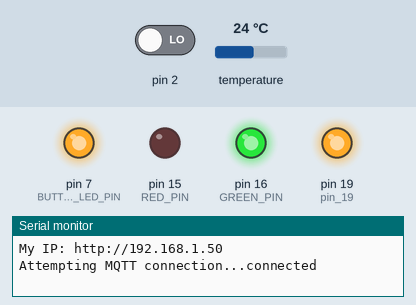
This sketch was run on a simulated Arduino Uno, built with avr-gcc and run on an emulated ATmega328P. On the bench: output pins drawn as LEDs (lit = HIGH), the last lines printed to the serial monitor. Inputs (shaded band) come from the test bench; at power-on: temperature 24 °C, pin 2 LOW. WiFi joins after 1.5 s; servers stay silent unless stated; no MQTT or app messages arrive unless stated; pins used as bus, display or sensor lines are not drawn.

Above: at 7.2 s.
7.3 s: temperature set to 16.3 °C
10.9 s: temperature set to 15.4 °C
At 12.2 s:
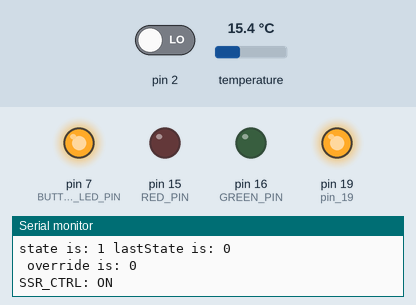
14.5 s: temperature set to 20.6 °C
16.0 s: temperature set to 21.8 °C
At 16.5 s:
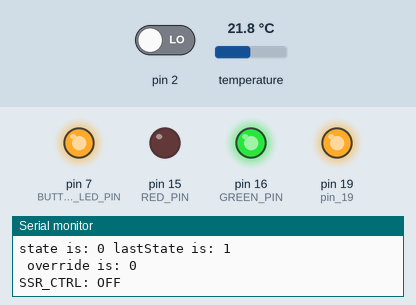
17.5 s: temperature set to 12 °C
At 18.7 s:
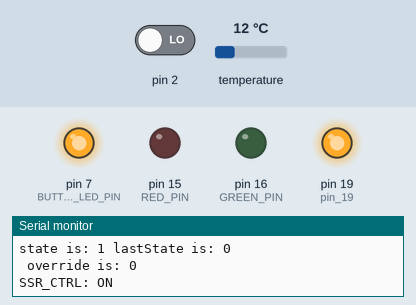
Timing chart, 0 to 20.0 s (numbered marks = the images above; inputs shaded):
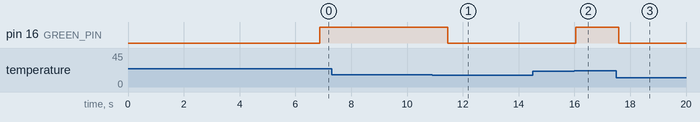

The sketch:

Heater.ino
```cpp
/*
   Heater.ino
*/
/*--------------------------- Configuration ------------------------------*/
//
#define DEBUG_ON   // comment out to supress serial monitor output
//
#ifdef DEBUG_ON
#define DEBUG_PRINT(x)   Serial.print(x)
#define DEBUG_PRINTLN(x) Serial.println(x)
#define SERIAL_START(x)  Serial.begin(x)
#else
#define DEBUG_PRINT(x)
#define DEBUG_PRINTLN(x)
#define SERIAL_START(x)
#endif
/* Network config */
#define ENABLE_DHCP                 true   // true/false
#define MAC_DS                      true   // true/false If use DS for MAC then make following false
#define ENABLE_MAC_ADDRESS_ROM      false   // true/false
#define MAC_I2C_ADDRESS             0x50   // Microchip 24AA125E48 I2C ROM address
//
// Important - Change following for each different device!!
static uint8_t mac[] = { 0xDE, 0xAD, 0xBE, 0xEF, 0xFE, 0xED };  // Set if no MAC ROM
static uint8_t ip[] = { 192, 168, 62, 31 }; // Use if DHCP disabled. Ensure on correct network. Updated 4th August 2017.
/* MQTT config */
//IPAddress broker(192, 168, 62, 65);       // Address of the MQTT broker - "spunkmeyer.theatrix.priv"
static uint8_t broker[] = { 192, 168, 62, 65 };
// Topic base for all comms from this device.
#define TOPICBASE "Home/Sneezy/"


// Include the libraries we need
#include <SPI.h>
#include "Ethernet.h"
#include "Wire.h"
#include <PubSubClient.h>
#include <OneWire.h>
#include <DallasTemperature.h>

#define ONE_WIRE_BUS 5  // Data wire is plugged into port 2 on the Arduino
OneWire oneWire(ONE_WIRE_BUS);  // Setup a oneWire instance to communicate with any OneWire devices (not just Maxim/Dallas temperature ICs)
DallasTemperature sensors(&oneWire);  // Pass our oneWire reference to Dallas Temperature.

/*--------------------------- Variables ------------------------------*/
float tempValue;
bool override = false;  // OVER_RIDE or MANUAL
typedef enum {
  HEAT_OFF, HEAT_ON, OVER_RIDE
} HeaterStates;
//
HeaterStates state = HEAT_OFF;
HeaterStates lastState;
volatile bool buttonPushed = false;
//volatile boolean FLAG = false;
//unsigned long last_button_time = 0;
byte confSetTemp = 18;
unsigned long confTempDelay = 10000;    // Default temperature publish delay.
unsigned long LastTempMillis = 0;       // Stores the last millis() for determining update delay.
# define HYSTERESIS 2
# define SSR_PIN 6
# define BUTTON_LED_PIN 7
//bool SENT_SSR_STATUS = false;

# define RED_PIN 15 // analogPin A1
# define GREEN_PIN 16 // analogPin A2
# define BLUE_PIN 17  // analogPin A3

//Start MQTT goodness
void callback(char* topic, byte* payload, unsigned int length) {
  payload[length] = '\0';    // Hack to be able to use this as a char string.

  if (strstr(topic, TOPICBASE "Config/"))
  {
    if (strstr(topic, "setTemp")) {
      confSetTemp = atoi((const char *)payload);
      //
      DEBUG_PRINT(F("Set temperature is now: "));
      //DEBUG_PRINTLN(confSetTemp, DEC);
      DEBUG_PRINTLN(confSetTemp);
    }
    else if (strstr(topic, "TempDelay")) {
      confTempDelay = atoi((const char *)payload);
      DEBUG_PRINT(F("Temperature send delay is now "));
      //DEBUG_PRINTLN(confSetTemp, DEC);
      DEBUG_PRINT(confTempDelay);
      DEBUG_PRINTLN(" milliSeconds.");
    }

    /*else if (strstr(topic, "CheckDelay"))
      confCheckDelay = atoi((const char *)payload);

      else if (strstr(topic, "LuxDelay"))
      confLuxDelay = atoi((const char *)payload);
    */
  }
}

// Initialize the Ethernet client library
EthernetClient ethClient;
PubSubClient mqttClient( broker, 1883, callback, ethClient); // MQTT object

void PushButton() // Interrupt Service Routine (ISR) with debounce
{
  static unsigned long last_interrupt_time = 0;
  unsigned long interrupt_time = millis();
  //check to see if increment() was called in the last 250 milliseconds
  if (interrupt_time - last_interrupt_time > 250)
  {
    buttonPushed = true;
  }
  last_interrupt_time = interrupt_time;
}  // end of isr

#ifdef ENABLE_MAC_ADDRESS_ROM
/*
   Required to read address from DS device, create MAC
*/
void ethernetFromDS() {
  byte i;
  byte dsAddress[8];
  delay( 500 );

  DEBUG_PRINT ("Searching for DS18B20...");
  oneWire.reset_search();
  if ( !oneWire.search(dsAddress) )
  {
    DEBUG_PRINTLN("none found. Using specified MAC Address.");
  }
  else {
    DEBUG_PRINT( "Success! \nSetting MAC address...." );
    mac[1] = dsAddress[3];
    mac[2] = dsAddress[4];
    mac[3] = dsAddress[5];
    mac[4] = dsAddress[6];
    mac[5] = dsAddress[7];
  }
}
#endif

void reconnect() {
  // Loop until we're reconnected
  while (!mqttClient.connected()) {
    DEBUG_PRINT("Attempting MQTT connection...");
    // Attempt to connect
    if (mqttClient.connect("SneezyClient", (char *)TOPICBASE "State", 1, 0, "DEAD")) {
      //if (mqttClient.connect("SleepyClient")) {
      DEBUG_PRINTLN("connected");
      // Once connected, publish an announcement...
      Publish((char *)"State", (char *)"BOOTUP");
      // ... and resubscribe
      // Subscribe to enable bi-directional comms.
      mqttClient.subscribe(TOPICBASE "Config/#");  // Allow bootup config fetching using MQTT persist flag!
      //mqttClient.subscribe(TOPICBASE "Put/#");     // Send commands to this device, use Home/<device_name>/Get/# for responses.
    } else {
      DEBUG_PRINT("failed, rc=");
      DEBUG_PRINT(mqttClient.state());
      DEBUG_PRINTLN(" try again in 5 seconds");
      // Wait 5 seconds before retrying
      digitalWrite(BLUE_PIN, HIGH);
      delay(5000);
      digitalWrite(BLUE_PIN, LOW);
    }
  }
}

/*
   The setup function. We only start the sensors here
*/
void setup(void)
{
  //Serial.begin(9600); // start serial port
  SERIAL_START(9600);

  DEBUG_PRINTLN(F("Heater.ino by <r0kdu5t@theatrix.org.nz>"));
  //Serial.println( F("Heater.ino by <r0kdu5t@theatrix.org.nz>"));

  // Info String in Flash
  Serial.print( F("Compiled: "));
  Serial.print( F(__DATE__));
  Serial.print( F(", "));
  Serial.println( F(__TIME__));
  //Serial.print( F(", "));
  //Serial.println( F(__FILE__));
  delay(2000);

  /*
     Enable interrupt 0 which uses pin 2
     jump to the pButton function on rising edge
  */
  pinMode(2, INPUT);
  attachInterrupt(digitalPinToInterrupt(2), PushButton, RISING);

  // Setup SSR control pin.
  pinMode(SSR_PIN, OUTPUT);
  digitalWrite(SSR_PIN, LOW); // Turn 'Off' SSR.

  // Setup PushButton LED pin.
  pinMode(BUTTON_LED_PIN, OUTPUT);
  digitalWrite(BUTTON_LED_PIN, HIGH); // Turn 'Off' PushButton LED.

  // Setup the output status LEDs.
  byte i;
  for ( i = 15; i < 17; i++) {
    pinMode(i, OUTPUT);
    //sensors[sensorId].status_output
    digitalWrite(i, LOW); // Turn 'Off' LED.
  }

  // Setup PushButton PWR pin work-a-round
  pinMode(19, OUTPUT);    // pin 19 = A5
  digitalWrite(19, HIGH); // Turn 'On' PushButton PWR.

  //Start Ethernet using mac formed from DS
  if ( MAC_DS == true )
  {
    DEBUG_PRINTLN(F("Getting MAC address from DS: "));
    ethernetFromDS();
  }

  /*
     DEBUG - Stuff
  */
  /*  // What are my variable values
    Serial.println();
    Serial.println(confSetTemp, DEC);
    Serial.println(HYSTERESIS, DEC);
    Serial.println();
    //delay(2000);
  */
  if ( ENABLE_MAC_ADDRESS_ROM == true )
  {
    Wire.begin(); // Wake up I2C bus
    Serial.print(F("Getting MAC address from ROM: "));
    mac[0] = readRegister(0xFA);
    mac[1] = readRegister(0xFB);
    mac[2] = readRegister(0xFC);
    mac[3] = readRegister(0xFD);
    mac[4] = readRegister(0xFE);
    mac[5] = readRegister(0xFF);
  } else {
    Serial.print(F("Using static MAC address: "));
  }
  // Print the IP address
  char tmpBuf[17];
  sprintf(tmpBuf, "%02X:%02X:%02X:%02X:%02X:%02X", mac[0], mac[1], mac[2], mac[3], mac[4], mac[5]);
  DEBUG_PRINTLN(tmpBuf);

  // setup the Ethernet library to talk to the Wiznet board
  if ( ENABLE_DHCP == true )
  {
    Ethernet.begin(mac);      // Use DHCP
  } else {
    Ethernet.begin(mac, ip);  // Use static address defined above
  }
  delay(2000); // Delay 2 seconds - allow Ethernet to come up,
  // Print IP address:
  Serial.print(F("My IP: http://"));
  for (byte thisByte = 0; thisByte < 4; thisByte++) {
    // print the value of each byte of the IP address:
    Serial.print(Ethernet.localIP()[thisByte], DEC);
    if ( thisByte < 3 )
    {
      Serial.print(".");
    }
  }
  DEBUG_PRINTLN();
  // Start up the library
  sensors.begin();
}

/*
   Main function, get and show the temperature
*/
void loop(void)
{
  if (!mqttClient.connected()) {
    reconnect();
  }
  mqttClient.loop();

  sensors.requestTemperatures(); // Send the command to get temperatures

  tempValue = sensors.getTempCByIndex(0); // Get value from sensor

  if (confTempDelay && (millis() - LastTempMillis > confTempDelay))
  {
    LastTempMillis = millis();
    DEBUG_PRINT(F("Temperature: "));
    DEBUG_PRINTLN(tempValue);
    //Serial.print((int)temperature);
    PublishFloat((char *)"Temperature", tempValue); // Publish temperature value on topic
  }
  // Check if sensed value is less than set value minus HYSTERESIS
  if ((int)tempValue < (confSetTemp - HYSTERESIS))
  {
    // Turn On Output
    state = HEAT_ON;
    // COLD - blue
    digitalWrite(RED_PIN, LOW);
    digitalWrite(GREEN_PIN, LOW);
    digitalWrite(BLUE_PIN, HIGH);
    // Check if sensed value is more than set value plus HYSTERESIS
  }
  else if ((int)tempValue > (confSetTemp + HYSTERESIS))
  {
    // Turn Off Output
    state = HEAT_OFF;
    // TEMP OK - green
    digitalWrite(RED_PIN, LOW);
    digitalWrite(GREEN_PIN, HIGH);
    digitalWrite(BLUE_PIN, LOW);
  }
/*
  else
  {
    // ISH - yellow
    //slowToggleLED(RED_PIN);
    digitalWrite(RED_PIN, LOW);
    digitalWrite(GREEN_PIN, LOW);
    digitalWrite(BLUE_PIN, LOW);
    }
*/
  if (buttonPushed == true)
  {
    // interrupt has occurred
    DEBUG_PRINTLN(F("Button Pressed"));
    //
    if (state == HEAT_OFF)
    {
      state = OVER_RIDE;
      /*
      digitalWrite(RED_PIN, HIGH);
      digitalWrite(GREEN_PIN, LOW);
      digitalWrite(BLUE_PIN, LOW);
      */
      override = true;
    }
    else if (state == OVER_RIDE || state == HEAT_ON)
    {
      state = HEAT_OFF;
      /*
      digitalWrite(RED_PIN, LOW);
      digitalWrite(GREEN_PIN, LOW);
      digitalWrite(BLUE_PIN, LOW);
      */
      override = false;
    }
    buttonPushed = false;
  }

  // HEAT_OFF, HEAT_ON, OVER_RIDE
  if (state != lastState)
  {
    DEBUG_PRINT(F("state is: "));
    DEBUG_PRINT(state);
    DEBUG_PRINT(F(" lastState is: "));
    DEBUG_PRINTLN(lastState);
    DEBUG_PRINT(F(" override is: "));
    DEBUG_PRINTLN(override);
  }

  if (state == OVER_RIDE)
  {
    //slowToggleLED(BUTTON_LED_PIN);
    //override = true;
    state = HEAT_ON;
    //fastToggleLED(BUTTON_LED_PIN);
  }
  //
  else if (state == HEAT_ON)
  {
    //fastToggleLed();
    if (override==true) {slowToggleLED(BUTTON_LED_PIN);}
    //slowToggleLED(BUTTON_LED_PIN);
    if (digitalRead(SSR_PIN) == LOW) {
      //state = digitalRead(13);
      //digitalWrite(SSR_PIN, HIGH);
      Publish((char *)"SSR", (char *)"ON");
      DEBUG_PRINTLN(F("SSR_CTRL: ON "));
      //
    }
    digitalWrite(SSR_PIN, HIGH);
  }
  else if (state == HEAT_OFF)
  {
    // Do Stuff
    if (digitalRead(SSR_PIN) == HIGH) {
      //digitalWrite(SSR_PIN, LOW);
      Publish((char *)"SSR", (char *)"OFF");
      DEBUG_PRINTLN(F("SSR_CTRL: OFF"));
      //
    }
    digitalWrite(SSR_PIN, LOW);
    digitalWrite(BUTTON_LED_PIN, HIGH); // Turn 'Off' PushButton LED
  }
  lastState = state;
  //delay(1000);
} // End of loop()

/*
   fastToggleLed : check mysensors.org - modified
*/
void fastToggleLED(byte ledPin)
{
  static unsigned long fastLedTimer;
  if (millis() - fastLedTimer >= 100UL)
  {
    digitalWrite(ledPin, !digitalRead(ledPin));
    fastLedTimer = millis ();
  }
}
/*
   slowToggleLED : check mysensors.org - modified
*/
void slowToggleLED(byte ledPin)
{
  static unsigned long slowLedTimer;
  if (millis() - slowLedTimer >= 1250UL)
  {
    digitalWrite(ledPin, !digitalRead(ledPin));
    slowLedTimer = millis ();
  }
}

#ifdef ENABLE_MAC_ADDRESS_ROM
/*
   Required to read the MAC address ROM
*/
byte readRegister(byte r)
{
  unsigned char v;
  Wire.beginTransmission(MAC_I2C_ADDRESS);
  Wire.write(r);  // Register to read
  Wire.endTransmission();

  Wire.requestFrom(MAC_I2C_ADDRESS, 1); // Read a byte
  while (!Wire.available())
  {
    // Wait
  }
  v = Wire.read();
  return v;
}
#endif // ENABLE_MAC_ADDRESS_ROM

void Publish(char *Topic, char *Message)
{
  char TopicBase[80] = TOPICBASE;

  strcat(TopicBase, Topic);
  mqttClient.publish(TopicBase, Message);
}

void PublishFloat(char *Topic, float Value)
{
  char TopicBase[80] = TOPICBASE;
  char Message[10] = "NULL";

  if (!isnan(Value))
    dtostrf(Value, 5, 2, Message);

  strcat(TopicBase, Topic);
  mqttClient.publish(TopicBase, Message);
}
```

Measured:
- the behaviour switches between 16 and 15.9 °C on temperature (found by bisection; images 0 and 1)
- the behaviour switches between 20.9 and 21 °C on temperature (found by bisection; images 1 and 2)
- after the input at 10.9 s, pin 16 (GREEN_PIN): HIGH → LOW after 0.57 s
- after the input at 14.5 s, every drawn part: stays the same
- after the input at 16.0 s, pin 16 (GREEN_PIN): LOW → HIGH after 0.05 s
- after the input at 17.5 s, pin 16 (GREEN_PIN): HIGH → LOW after 0.08 s
